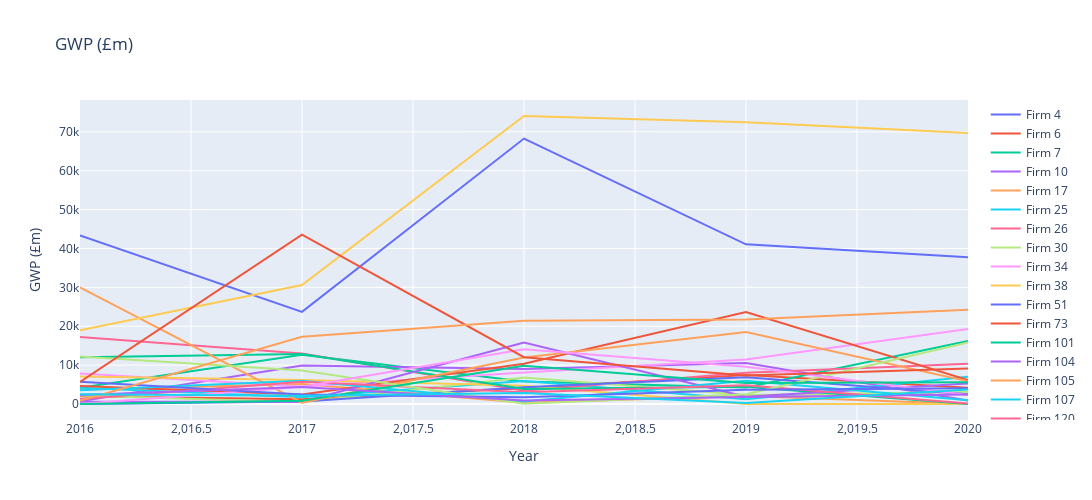

Write notebook code for a chart like this one.
### Markdown cell above
#### over time

### Code cell
gwp = largest_firms_16_20[['Firms_x','GWP (£m)']].droplevel(0, axis=1).T
gwp.columns = gwp.iloc[0]
gwp = gwp.drop('Firms_x')

fig = go.Figure()

for col in gwp.columns:
    fig.add_trace(
        go.Scatter(
            x=[2016, 2017, 2018, 2019, 2020],
            y=gwp[col],
            name=col,
            mode='lines',
            line=dict(width=2)
        )
    )

fig.update_layout(
    title='GWP (£m)',
    xaxis_title='Year',
    # xaxis_range=[2016, 2020],
    # yaxis_range=[0, 4],
    yaxis_title='GWP (£m)',
    width=1200,
    height=500
)

fig.show()

### Figure 1 — Plotly figure (JSON) as saved in the notebook; plotly's stock layout.template omitted (floating-point values rounded to 4 significant figures)
{"data": [{"line": {"width": 2}, "mode": "lines", "name": "Firm 4", "type": "scatter", "x": [2016, 2017, 2018, 2019, 2020], "y": [43380.0, 23690.0, 68280.0, 41080.0, 37760.0]}, {"line": {"width": 2}, "mode": "lines", "name": "Firm 6", "type": "scatter", "x": [2016, 2017, 2018, 2019, 2020], "y": [1966.0, 1200.0, 4062.0, 7464.0, 4209.0]}, {"line": {"width": 2}, "mode": "lines", "name": "Firm 7", "type": "scatter", "x": [2016, 2017, 2018, 2019, 2020], "y": [4170.0, 12690.0, 5814.0, 4225.0, 16180.0]}, {"line": {"width": 2}, "mode": "lines", "name": "Firm 10", "type": "scatter", "x": [2016, 2017, 2018, 2019, 2020], "y": [678.2, 9888.0, 9002.0, 10550.0, 882.5]}, {"line": {"width": 2}, "mode": "lines", "name": "Firm 17", "type": "scatter", "x": [2016, 2017, 2018, 2019, 2020], "y": [3652.0, 5133.0, 344.3, 2038.0, 0]}, {"line": {"width": 2}, "mode": "lines", "name": "Firm 25", "type": "scatter", "x": [2016, 2017, 2018, 2019, 2020], "y": [4170.0, 1758.0, 5928.0, 1198.0, 7032.0]}, {"line": {"width": 2}, "mode": "lines", "name": "Firm 26", "type": "scatter", "x": [2016, 2017, 2018, 2019, 2020], "y": [17210.0, 13020.0, 3420.0, 8013.0, 10350.0]}, {"line": {"width": 2}, "mode": "lines", "name": "Firm 30", "type": "scatter", "x": [2016, 2017, 2018, 2019, 2020], "y": [2213.0, 436.7, 6804.0, 2301.0, 3094.0]}, {"line": {"width": 2}, "mode": "lines", "name": "Firm 34", "type": "scatter", "x": [2016, 2017, 2018, 2019, 2020], "y": [7876.0, 4507.0, 8108.0, 11430.0, 19270.0]}, {"line": {"width": 2}, "mode": "lines", "name": "Firm 38", "type": "scatter", "x": [2016, 2017, 2018, 2019, 2020], "y": [7064.0, 6203.0, 4720.0, 0, 0]}, {"line": {"width": 2}, "mode": "lines", "name": "Firm 51", "type": "scatter", "x": [2016, 2017, 2018, 2019, 2020], "y": [0, 675.1, 4289.0, 6856.0, 2525.0]}, {"line": {"width": 2}, "mode": "lines", "name": "Firm 73", "type": "scatter", "x": [2016, 2017, 2018, 2019, 2020], "y": [4616.0, 2420.0, 10330.0, 23670.0, 6174.0]}, {"line": {"width": 2}, "mode": "lines", "name": "Firm 101", "type": "scatter", "x": [2016, 2017, 2018, 2019, 2020], "y": [12010.0, 12880.0, 3854.0, 4418.0, 0]}, {"line": {"width": 2}, "mode": "lines", "name": "Firm 104", "type": "scatter", "x": [2016, 2017, 2018, 2019, 2020], "y": [547.0, 561.7, 15840.0, 1852.0, 5257.0]}, {"line": {"width": 2}, "mode": "lines", "name": "Firm 105", "type": "scatter", "x": [2016, 2017, 2018, 2019, 2020], "y": [30000.0, 362.7, 11930.0, 18500.0, 5857.0]}, {"line": {"width": 2}, "mode": "lines", "name": "Firm 107", "type": "scatter", "x": [2016, 2017, 2018, 2019, 2020], "y": [3523.0, 5981.0, 627.0, 5990.0, 954.8]}, {"line": {"width": 2}, "mode": "lines", "name": "Firm 120", "type": "scatter", "x": [2016, 2017, 2018, 2019, 2020], "y": [1263.0, 5740.0, 3032.0, 4824.0, 131.7]}, {"line": {"width": 2}, "mode": "lines", "name": "Firm 151", "type": "scatter", "x": [2016, 2017, 2018, 2019, 2020], "y": [12220.0, 8635.0, 94.58, 2495.0, 15820.0]}, {"line": {"width": 2}, "mode": "lines", "name": "Firm 199", "type": "scatter", "x": [2016, 2017, 2018, 2019, 2020], "y": [29.26, 4428.0, 14070.0, 9573.0, 2305.0]}, {"line": {"width": 2}, "mode": "lines", "name": "Firm 210", "type": "scatter", "x": [2016, 2017, 2018, 2019, 2020], "y": [18970.0, 30580.0, 74080.0, 72460.0, 69700.0]}, {"line": {"width": 2}, "mode": "lines", "name": "Firm 234", "type": "scatter", "x": [2016, 2017, 2018, 2019, 2020], "y": [5695.0, 2437.0, 1717.0, 3666.0, 4052.0]}, {"line": {"width": 2}, "mode": "lines", "name": "Firm 247", "type": "scatter", "x": [2016, 2017, 2018, 2019, 2020], "y": [5682.0, 43570.0, 12050.0, 7301.0, 9115.0]}, {"line": {"width": 2}, "mode": "lines", "name": "Firm 276", "type": "scatter", "x": [2016, 2017, 2018, 2019, 2020], "y": [0.0158, 861.8, 9831.0, 5386.0, 5587.0]}, {"line": {"width": 2}, "mode": "lines", "name": "Firm 301", "type": "scatter", "x": [2016, 2017, 2018, 2019, 2020], "y": [2339.0, 4341.0, 907.3, 1802.0, 2471.0]}, {"line": {"width": 2}, "mode": "lines", "name": "Firm 311", "type": "scatter", "x": [2016, 2017, 2018, 2019, 2020], "y": [845.5, 17290.0, 21430.0, 21730.0, 24250.0]}, {"line": {"width": 2}, "mode": "lines", "name": "Firm 317", "type": "scatter", "x": [2016, 2017, 2018, 2019, 2020], "y": [2477.0, 2105.0, 2834.0, 234.7, 3716.0]}], "layout": {"height": 500, "title": {"text": "GWP (£m)"}, "width": 1200, "xaxis": {"title": {"text": "Year"}}, "yaxis": {"title": {"text": "GWP (£m)"}}}}
